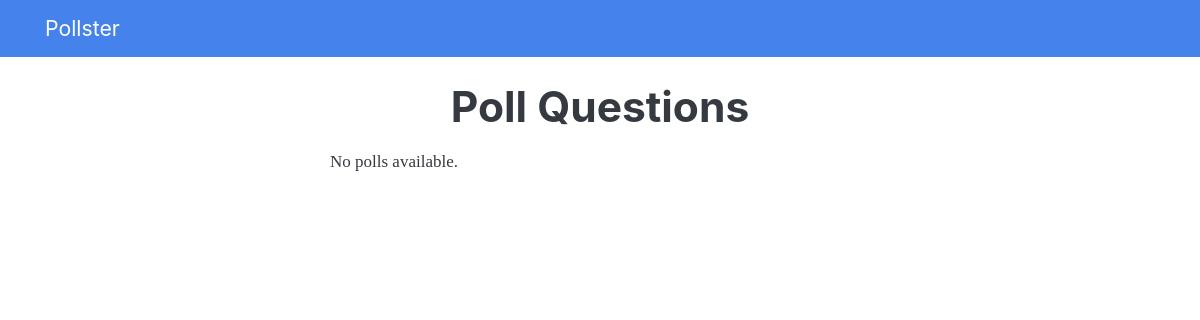
/polls/, run on an earlier commit of the app's database.
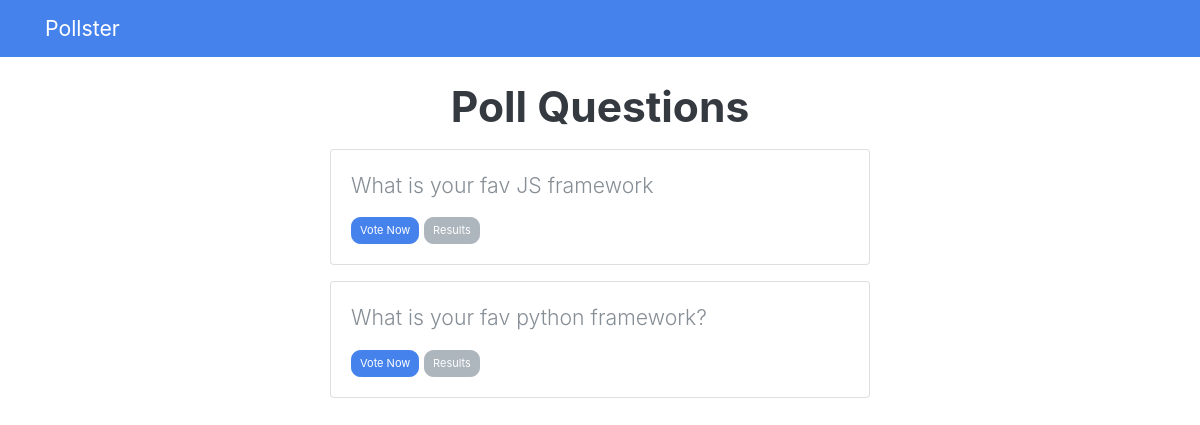
And on a later commit of the database.
### polls/models.py (models this page shows, shortened)
class Question(models.Model):
    question_text = models.CharField(max_length=200)
    pub_date = models.DateTimeField('date published')

### polls/views.py (the view)
# urls.py: path('', views.index, name='index'),
def index(request):
    latest_question_list = Question.objects.order_by('-pub_date')[:5]
    context = {'latest_question_list': latest_question_list}
    return render(request, 'polls/index.html', context)

### templates/polls/index.html (shortened to what this page needs)
{% extends 'base.html' %}
{% block content %}
<h1 class="text-center mb-3">Poll Questions</h1>
{% if latest_question_list %}
{% for question in latest_question_list %}
<div class="card mb-3">
  <div class="card-body">
    <p class="lead">{{ question.question_text }}</p>
    <a href="{% url 'polls:detail' question.id %}" class="btn btn-sm btn-primary">Vote Now</a>
    <a href="{% url 'polls:results' question.id %}" class="btn btn-sm btn-secondary">Results</a>
  </div>
</div>
{% endfor %}
{% else %}
<p>No polls available.</p>
{% endif %}
{% endblock %}

### templates/base.html (shortened to what this page needs)
<!DOCTYPE html>
<html lang="en">
<head>
  <link rel="stylesheet" href="https://stackpath.bootstrapcdn.com/bootswatch/4.5.2/litera/bootstrap.min.css">
</head>
<body>
  {% include 'includes/_navbar.html' %}
  <div class="container">
    <div class="row">
      <div class="col-md-6 m-auto">
        {% block content %}
        {% endblock %}
      </div>
    </div>
  </div>
</body>
</html>

### templates/includes/_navbar.html
<nav class="navbar navbar-dark bg-primary mb-4">
  <div class="container">
    <a class="navbar-brand" href="/">Pollster</a>
  </div>
</nav>

What changed in the data, as far as the page shows it:
added Question: question_text "What is your fav JS framework"
added Question: question_text "What is your fav python framework?"
Also different on the page:
text no longer shown: "No polls available."
